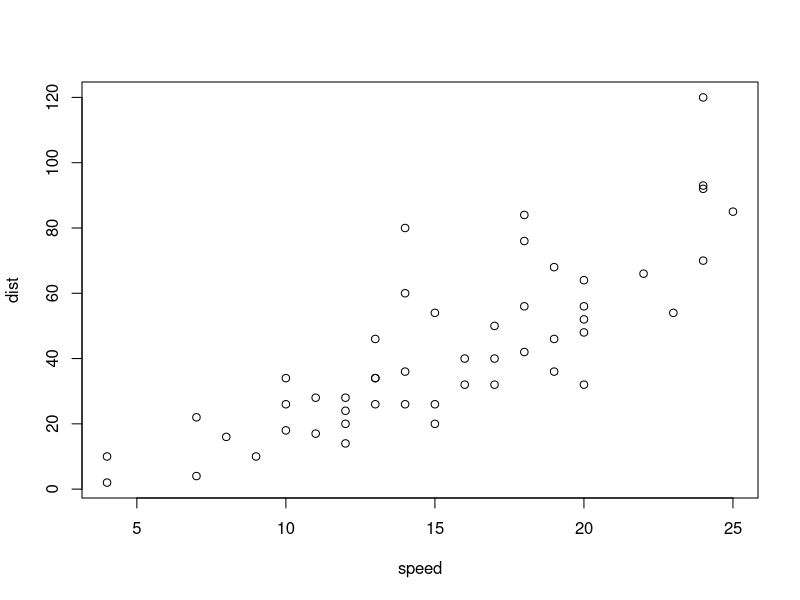
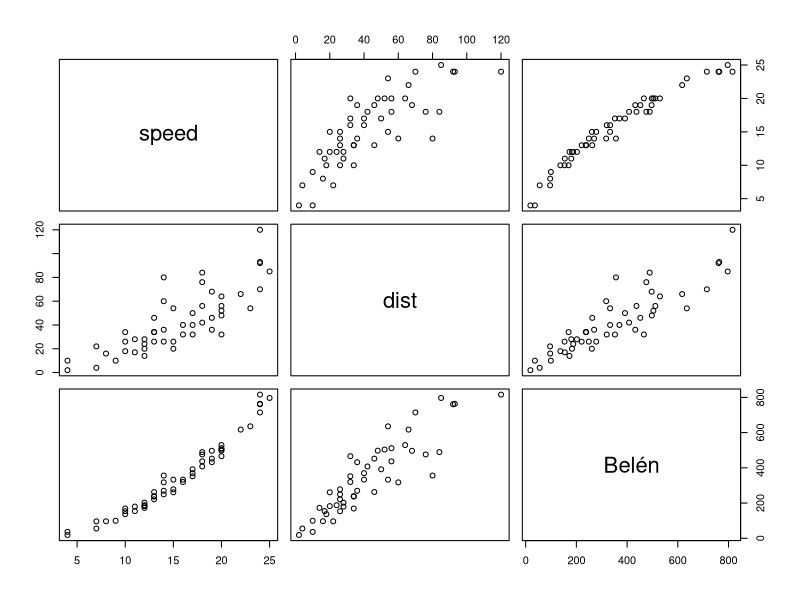
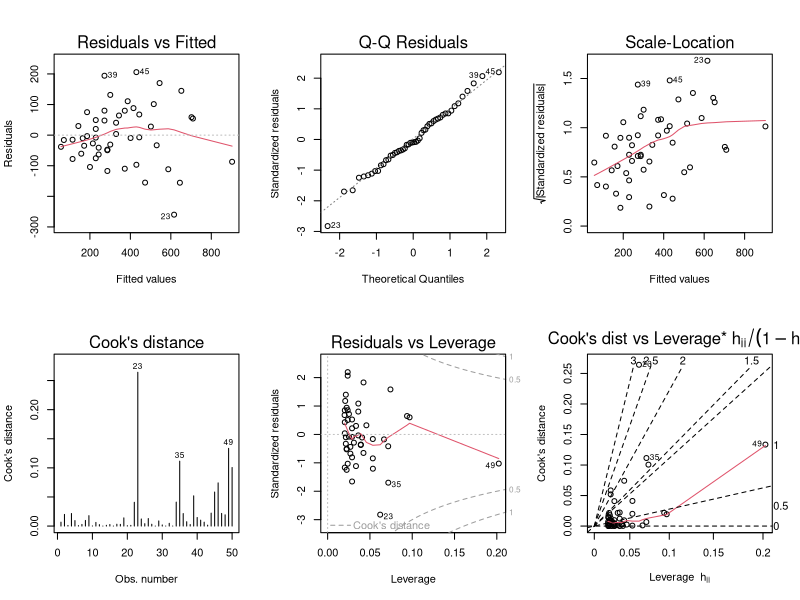
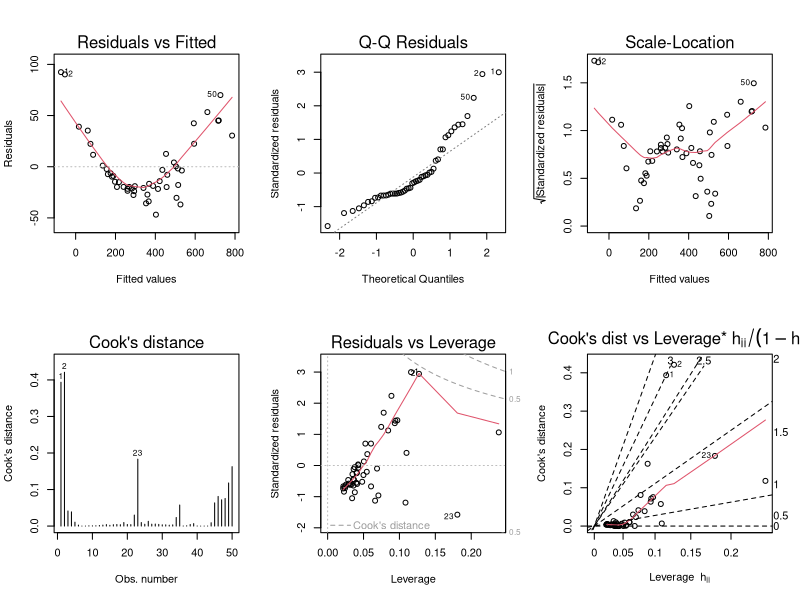
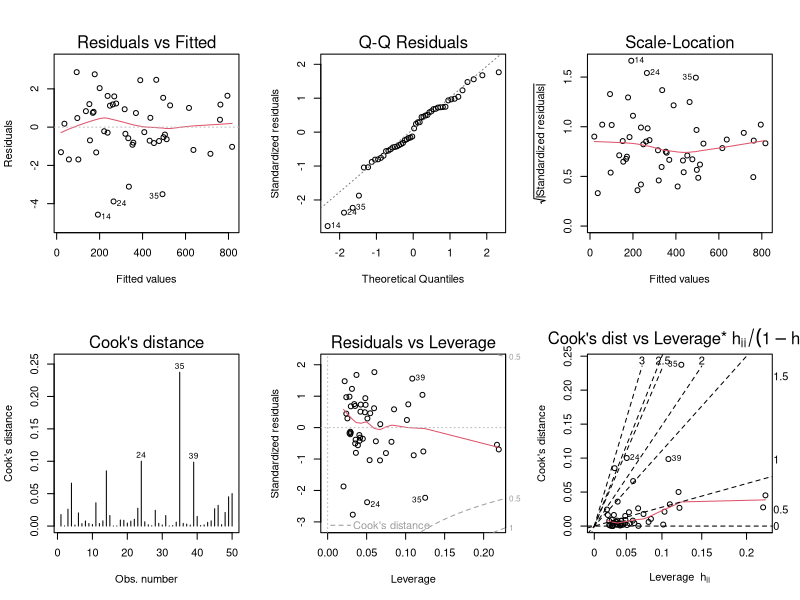
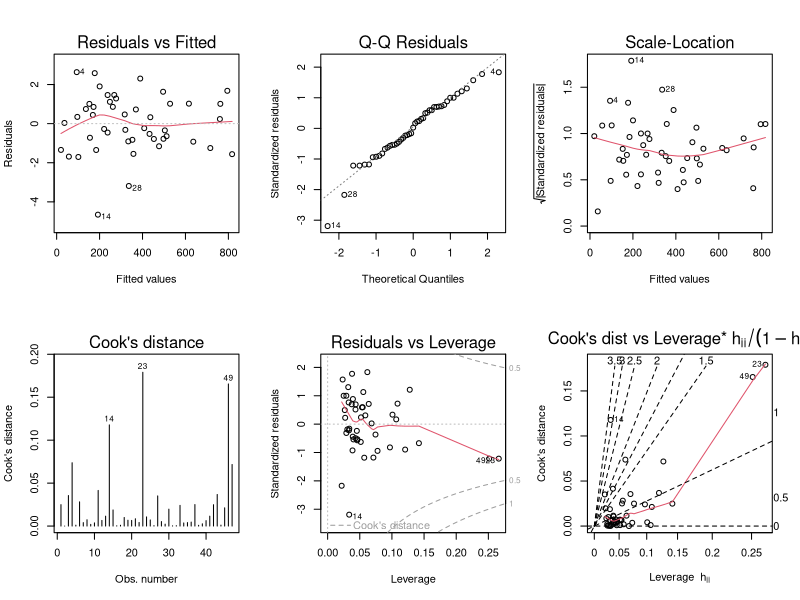

Here is the R script that generated these plots, in order:
# Análisis de Datos depurados ---------
getwd()
#Ejemplo Modelo Regresion -----
cars = cars
plot(cars)

set.seed(1) #Fijar semilla para simulación
cars$`Belén` = 2*cars$dist + (cars$speed)^2 + rnorm(dim(cars)[1],sd=2)
cars
plot(cars)

#Regresion Simple ---------
modelo1 = lm(data=cars, `Belén` ~ dist)
summary(modelo1)

par(mfrow=c(2,3))
plot(modelo1,1:6)

#Regresion Multiple --------
modelo2 = lm(data=cars, `Belén` ~ dist + speed)
summary(modelo2)

par(mfrow=c(2,3))
plot(modelo2,1:6)

#Regresion Multiple (no lineal en la forma funcional)----
modelo3 = lm(data=cars, `Belén` ~ dist + I(speed^2))
summary(modelo3)

par(mfrow=c(2,3))
plot(modelo3,1:6)

#Quitar valores atipicos o puntos palanca -------
cars_limpio = cars[-c(24,35,39),]
cars_limpio

modelo4 = lm(data = cars_limpio, `Belén` ~ dist + I(speed^2))
summary(modelo4)
anova(modelo4)
par(mfrow=c(2,3))
plot(modelo4,1:6)
